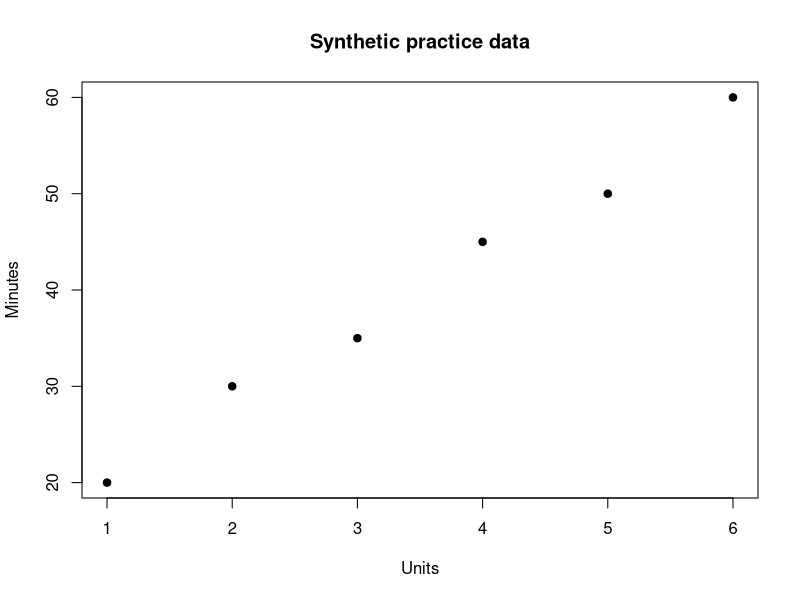

The R script that drew this image:
# 회귀분석의 이해 · 2026-09-07 · w02a
# 강의노트 순서대로 한 표현식씩 실행하세요.
# 추가 데이터·패키지 불필요. 데이터는 설명용 합성 자료입니다.

R.version.string


2 + 3
10 / 4
sqrt(16)


units <- 3
minutes_per_unit <- 5
total_minutes <- units * minutes_per_unit
total_minutes
print(total_minutes)


score <- 80
student_name <- "Kim"
passed <- score >= 60
class(score)
class(student_name)
class(passed)
as.numeric("80") + 5


score == 80
score > 80
measurements <- c(10, NA, 30)
mean(measurements)
is.na(measurements)
mean(measurements, na.rm = TRUE)


mixed <- c(10, "20", 30)
class(mixed)
mixed


minutes <- c(20, 30, 35, 45, 50, 60)
length(minutes)
minutes[1]
minutes[c(1, 3)]
minutes[2:4]
mean(minutes)
sum(minutes)


minutes >= 40
minutes[minutes >= 40]
minutes + 5
minutes


demo <- data.frame(
  units = 1:6,
  minutes = c(20, 30, 35, 45, 50, 60)
)
demo
nrow(demo)
ncol(demo)
names(demo)
str(demo)


demo$minutes
demo[1, 2]
demo[demo$minutes >= 40, ]
mean(demo$minutes)
summary(demo)


plot(demo$units, demo$minutes,
     xlab = "Units", ylab = "Minutes",
     main = "Synthetic practice data", pch = 19)


# 직접 수정 과제: 두 번째·다섯 번째 시간, 35 이하 시간, 초 단위 새 벡터
# 여기에 자신의 코드를 작성하세요.
